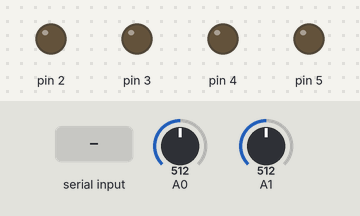
This sketch was run on a simulated Arduino Uno, built with avr-gcc and run on an emulated ATmega328P. On the bench: output pins drawn as LEDs (lit = HIGH). The test bench sets the inputs (shaded band); at power-on: A0 = 512, A1 = 512. What the sketch prints to the serial monitor is not drawn.

Above: at 1.3 s.
1.4 s: "m" received over Serial
At 2.4 s:
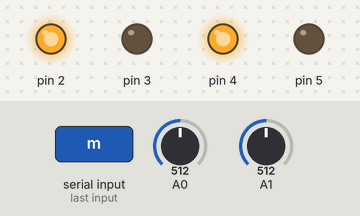
3.0 s: "n" received over Serial
At 3.6 s:
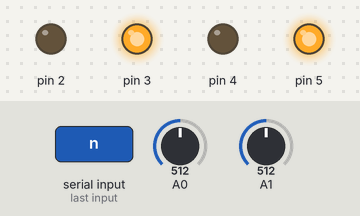
4.5 s: "o" received over Serial
At 4.8 s:
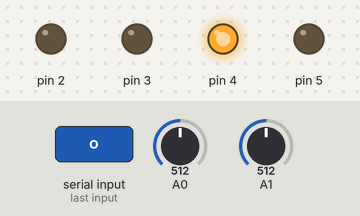
6.0 s: "p" received over Serial
At 7.2 s:
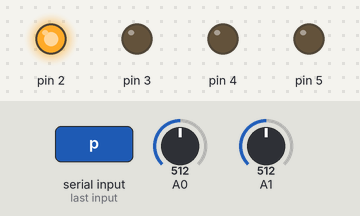
7.5 s: "x" received over Serial
At 8.5 s:
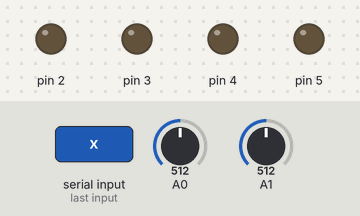
Timing chart, 0 to 10.0 s (numbered marks = the images above; inputs shaded):
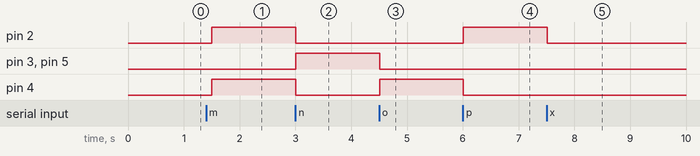

Measured:
- after the input at 1.4 s, pin 2, pin 4: LOW → HIGH after 0.10 s
- after the input at 3.0 s, pin 2, pin 4: HIGH → LOW at once; pin 3, pin 5: LOW → HIGH at once
- after the input at 4.5 s, pin 3, pin 5: HIGH → LOW at once; pin 4: LOW → HIGH at once
- after the input at 6.0 s, pin 2: LOW → HIGH at once; pin 4: HIGH → LOW at once
- after the input at 7.5 s, pin 2: HIGH → LOW at once

The sketch:

dual.ino
```cpp
char input;
void forward()
{
  digitalWrite(2,HIGH);
  digitalWrite(3,LOW);
  digitalWrite(4,HIGH);
  digitalWrite(5,LOW);
}
void backward()
{
  digitalWrite(2,LOW);
  digitalWrite(3,HIGH);
  digitalWrite(4,LOW);
  digitalWrite(5,HIGH);
}
void right()
{
  digitalWrite(2,HIGH);
  digitalWrite(3,LOW);
  digitalWrite(4,LOW);
  digitalWrite(5,LOW);
}
void left()
{
  digitalWrite(2,LOW);
  digitalWrite(3,LOW);
  digitalWrite(4,HIGH);
  digitalWrite(5,LOW);
}
void stop1()
{
  digitalWrite(2,LOW);
  digitalWrite(3,LOW);
  digitalWrite(4,LOW);
  digitalWrite(5,LOW);
}
void setup()
{
  Serial.begin(9600);
  pinMode(2,OUTPUT);
  pinMode(3,OUTPUT);
  pinMode(4,OUTPUT);
  pinMode(5,OUTPUT);
}

void loop()
{
  int i,j;
  i=analogRead(A0);
  j=analogRead(A1);
  Serial.println("LPG DETECTION:");
  Serial.println(i);
  Serial.println("LIGHT:");
  Serial.println(j);
        delay(500);
if(Serial.available()>0)
  {
    input= Serial.read();
    if(input=='m')
    {
        forward();

    }
    else if(input=='n')
    {
       backward();

    }
    else if(input=='o')
    {
       left();

    }
    else if(input=='p')
    {
       right();

    }
    else if(input=='x')
    {
       stop1();

    }

}
}
```
